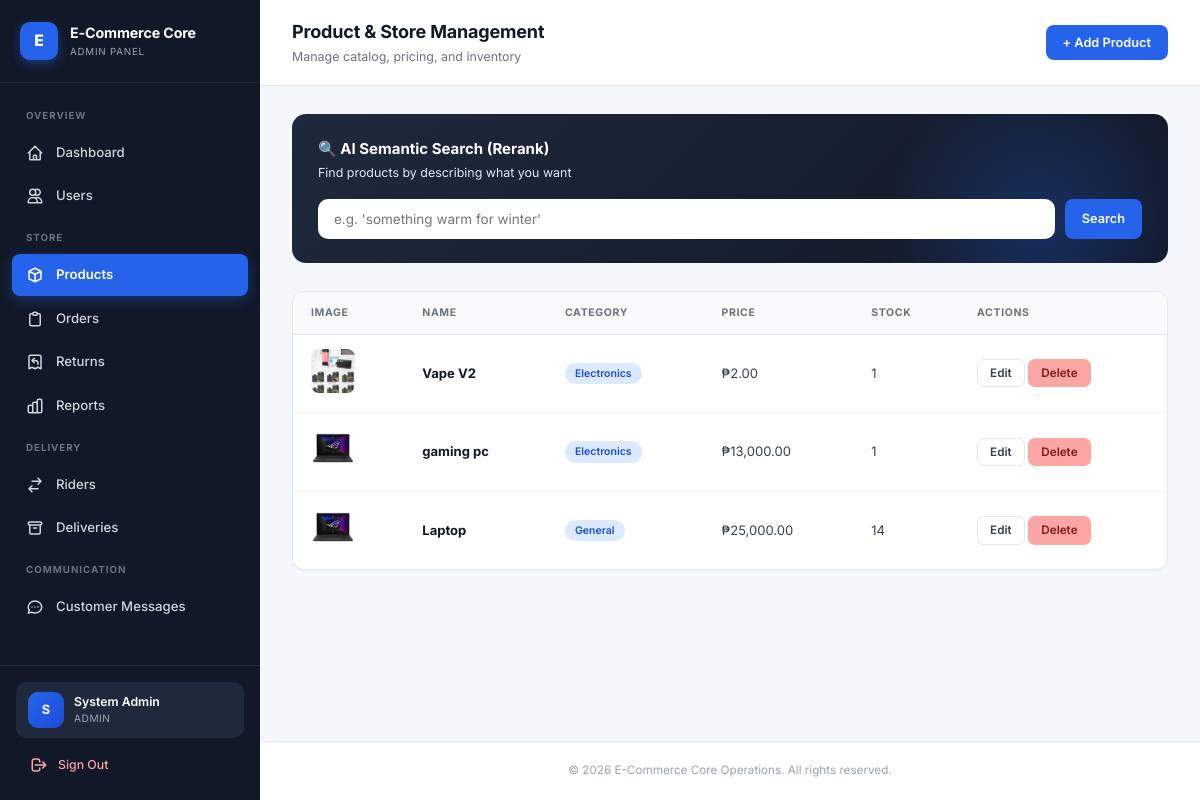
/modules/products.php (signed in), run on an earlier commit of the app's database.
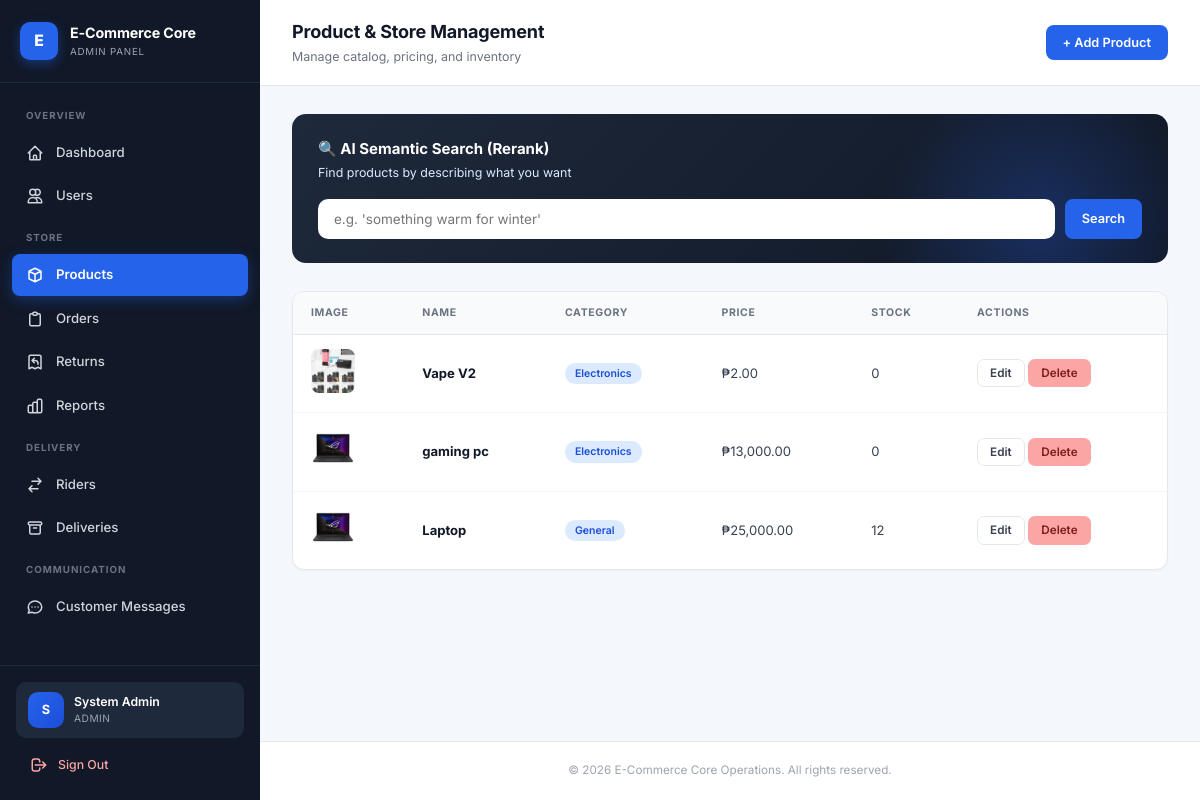
And on a later commit of the database.
### tables this page shows
CREATE TABLE `products` (
  `id` int(11) NOT NULL,
  `name` varchar(150) NOT NULL,
  `description` text DEFAULT NULL,
  `price` decimal(10,2) NOT NULL,
  `category` varchar(50) DEFAULT NULL,
  `stock` int(11) DEFAULT 0,
  `image_url` varchar(255) DEFAULT NULL,
  `created_at` timestamp NOT NULL DEFAULT current_timestamp()
);

### includes/auth.php (called while the page is built, shortened)
<?php
if (!function_exists('baseUrl')) {
    function baseUrl($path = '') {
        $dir = str_replace('\\', '/', dirname($_SERVER['SCRIPT_NAME']));
        $dir = rtrim($dir, '/');
        $dir = preg_replace('#/(modules|api|ai|auth|admin|rider)$#', '', $dir);
        if ($dir === '' || $dir === '.') $dir = '';
        $dir = rtrim($dir, '/') . '/';
        return $dir . ltrim($path, '/');
    }
}
if (!function_exists('e')) {
    function e($s) { return htmlspecialchars($s ?? '', ENT_QUOTES, 'UTF-8'); }
}

### modules/products.php (the view, shortened to what this page needs)
<?php
require_once __DIR__ . '/../includes/auth.php';
require_once __DIR__ . '/../config/db.php';
$products = $pdo->query("SELECT * FROM products ORDER BY id DESC")->fetchAll();
require_once __DIR__ . '/../includes/header.php';
?>
<div class="app-layout">
    <?php require __DIR__ . '/../includes/sidebar.php'; ?>
    <div class="main-wrapper">
        <header class="topbar">
            <div class="topbar-left">
                <div>
                    <h2>Product & Store Management</h2>
                    <p>Manage catalog, pricing, and inventory</p>
                </div>
            </div>
            <button onclick="openCreate()" class="btn btn-primary">+ Add Product</button>
        </header>
        <div class="page-body">
            <div class="ai-banner">
                <h3>🔍 AI Semantic Search (Rerank)</h3>
                <p>Find products by describing what you want</p>
                <form method="GET" class="ai-form">
                    <input type="text" name="ai_search" value="<?= e($_GET['ai_search'] ?? '') ?>" placeholder="e.g. 'something warm for winter'">
                    <button type="submit" class="btn btn-primary">Search</button>
                </form>
            </div>
            <div class="card">
                <div class="table-wrapper">
                    <table>
                        <thead>
                            <tr><th>Image</th><th>Name</th><th>Category</th><th>Price</th><th>Stock</th><th>Actions</th></tr>
                        </thead>
                        <tbody>
                            <?php foreach ($products as $p): ?>
                            <tr>
                                <td>
                                    <?php if ($p['image_url']): ?>
                                        <img src="<?= baseUrl($p['image_url']) ?>" style="width:44px;height:44px;border-radius:8px;object-fit:cover;">
                                    <?php else: ?>
                                        <div style="width:44px;height:44px;border-radius:8px;background:#eff6ff;color:#2563eb;display:flex;align-items:center;justify-content:center;font-weight:800;"><?= strtoupper(substr($p['name'],0,1)) ?></div>
                                    <?php endif; ?>
                                </td>
                                <td><strong style="color:#111827;"><?= e($p['name']) ?></strong></td>
                                <td><span class="badge badge-blue"><?= e($p['category']) ?></span></td>
                                <td>₱<?= number_format($p['price'], 2) ?></td>
                                <td><?= (int)$p['stock'] ?></td>
                                <td>
                                    <button onclick='editProduct(<?= json_encode($p, JSON_HEX_APOS | JSON_HEX_QUOT) ?>)' class="btn btn-secondary btn-sm">Edit</button>
                                    <form method="POST" style="display:inline;" onsubmit="return confirm('Delete this product?')">
                                        <button type="submit" class="btn btn-danger btn-sm">Delete</button>
                                    </form>
                                </td>
                            </tr>
                            <?php endforeach; ?>
                        </tbody>
                    </table>
                </div>
            </div>
        </div>
        <?php require __DIR__ . '/../includes/footer.php'; ?>

What changed in the data, as far as the page shows it:
changed products "Vape V2": stock "1" → "0"
changed products "gaming pc": stock "1" → "0"
changed products "Laptop": stock "14" → "12"
